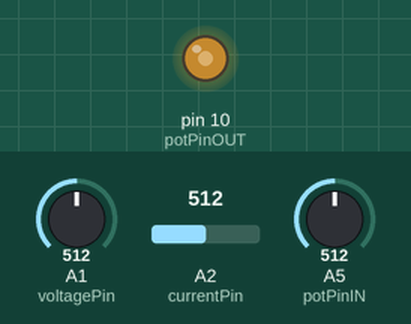
This sketch was run on a simulated Arduino Uno, built with avr-gcc and run on an emulated ATmega328P. Shown: output pins drawn as LEDs (lit = HIGH). The test bench sets the inputs (shaded band); at power-on: A5 (potPinIN) = 512, A1 (voltagePin) = 512, A2 (currentPin) = 512. What the sketch prints to the serial monitor is not drawn.

Above: at 1.2 s.
1.3 s: A5 (potPinIN) set to 716
At 2.5 s:
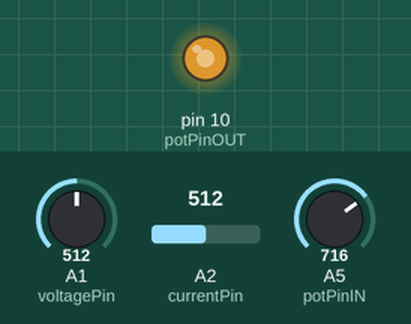
2.8 s: A5 (potPinIN) set to 900
At 3.7 s:
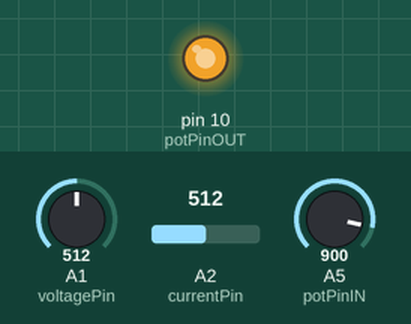
4.3 s: A5 (potPinIN) set to 122
At 4.9 s:
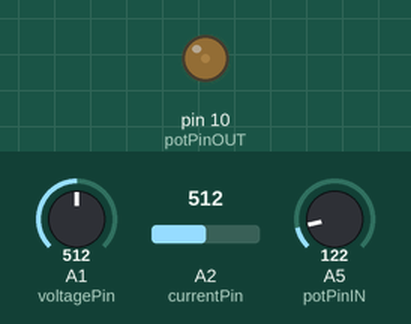
Timing chart, 0 to 7.3 s (numbered marks = the images above; inputs shaded):
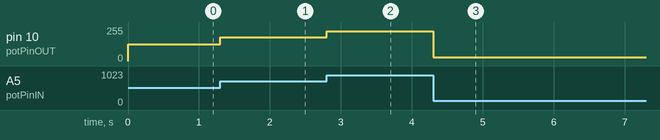

The sketch:

Voltage-Current.ino
```cpp
// SEN-16408 Current and Voltage Sensor Example
// Read voltage and current values from the sensor

const int voltagePin = A1; // Analog pin for voltage output
const int currentPin = A2; // Analog pin for current output

int potPinIN = A5;
int potPinOUT = 10;
int potVal = 0; // Variable to store the input from the potentiometer

void setup() {
  Serial.begin(115200);

  pinMode(potPinOUT, OUTPUT);
}

void loop() {
  // Read analog values
  int voltageRaw = analogRead(voltagePin);
  int currentRaw = analogRead(currentPin);

  // Print values to serial monitor
  Serial.print("Voltage (V):");
  Serial.print(voltageRaw * 0.0503861788617886); // Display with 2 decimal places * 0.0503861788617886
  Serial.print(",");
  Serial.print("Current (A):");
  Serial.println(currentRaw * 0.0571428571428571); // Display with 2 decimal places * 0.0571428571428571


  potVal = analogRead(potPinIN);   // read the potentiometer value at the input pin
  //Serial.println(potVal/4);
  analogWrite(potPinOUT, (potVal/4)-1);

  //delay(10); // Wait for 1 second
}
```

Measured:
- after the input at 1.3 s, pin 10 (potPinOUT): 127/255 → 178/255 at once
- after the input at 2.8 s, pin 10 (potPinOUT): 178/255 → 224/255 at once
- after the input at 4.3 s, pin 10 (potPinOUT): 224/255 → 29/255 at once
